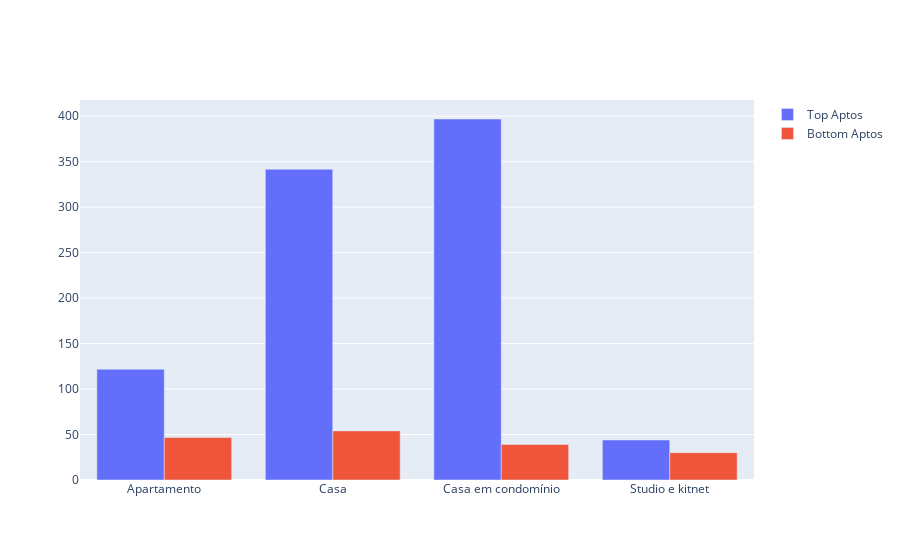

Here is the notebook cell this chart was saved with:
### Markdown cell above
Vamos analisar se o tipo do imovel influencia na diferençade area entre os apartamentos em bairros ricos e pobres

### Code cell
# Primeiramente temos que filtrar o df original para ter apenas os bairros que estão entre o top 10 mais caros, pegando informações deles
infos_top_bairros = housing[housing['district'].isin(top_10_rent['Distrito'])]
infos_bot_bairros = housing[housing['district'].isin(bot_10_rent['Distrito'])]

# Agora que ja temos um df com as informações dos bairros mais caros e outro com as infos dos mais baratos, vamos fazer um agregamento em cada um para pegar a media do aluguel por tipo do imovel
aluguel_top_bairro_tipo = infos_top_bairros.groupby('type')['area'].mean().reset_index()
aluguel_bot_bairro_tipo = infos_bot_bairros.groupby('type')['area'].mean().reset_index()

# ploranto o grafico
fig = go.Figure()

fig.add_trace(go.Bar(
    x=aluguel_top_bairro_tipo["type"],
    y=aluguel_top_bairro_tipo["area"],
    name="Top Aptos"
))

fig.add_trace(go.Bar(
    x=aluguel_bot_bairro_tipo["type"],
    y=aluguel_bot_bairro_tipo["area"],
    name="Bottom Aptos"
))


fig.show()

### Figure 1 — Plotly figure (JSON) as saved in the notebook; plotly's stock layout.template omitted (floating-point values rounded to 4 significant figures)
{"data": [{"name": "Top Aptos", "type": "bar", "x": ["Apartamento", "Casa", "Casa em condomínio", "Studio e kitnet"], "y": [121.8, 341.7, 396.9, 44]}, {"name": "Bottom Aptos", "type": "bar", "x": ["Apartamento", "Casa", "Casa em condomínio", "Studio e kitnet"], "y": [46.67, 54, 39.17, 30.07]}], "layout": {}}
